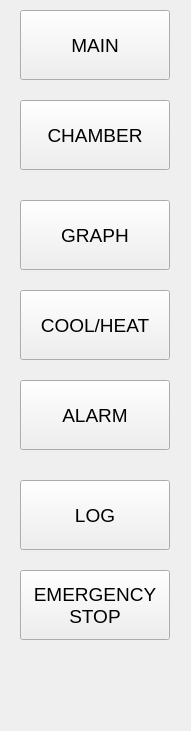
   <widget class="QFrame" name="button_frame">
    <property name="geometry">
     <rect>
      <x>1420</x>
      <y>190</y>
      <width>191</width>
      <height>731</height>
     </rect>
    </property>
    <property name="sizePolicy">
     <sizepolicy hsizetype="Expanding" vsizetype="Expanding">
      <horstretch>0</horstretch>
      <verstretch>0</verstretch>
     </sizepolicy>
    </property>
    <property name="styleSheet">
     <string notr="true"/>
    </property>
    <property name="frameShape">
     <enum>QFrame::NoFrame</enum>
    </property>
    <widget class="QPushButton" name="main_button">
     <property name="geometry">
      <rect>
       <x>20</x>
       <y>10</y>
       <width>150</width>
       <height>70</height>
      </rect>
     </property>
     <property name="font">
      <font>
       <family>Arial</family>
       <pointsize>14</pointsize>
      </font>
     </property>
     <property name="styleSheet">
      <string notr="true">            QPushButton{border-width: 2px; border-radius: 10px; background-color: rgb(3, 86, 161); color: rgb(255,255,255);}
            QPushButton:pressed{border-width: 2px; border-radius: 10px; background-color: rgb(180 , 180, 180); color: rgb(0,0,0); }
font: 14pt &quot;Arial&quot;;</string>
     </property>
     <property name="text">
      <string>MAIN</string>
     </property>
     <property name="flat">
      <bool>false</bool>
     </property>
    </widget>
    <widget class="QPushButton" name="graph_button">
     <property name="geometry">
      <rect>
       <x>20</x>
       <y>200</y>
       <width>150</width>
       <height>70</height>
      </rect>
     </property>
     <property name="font">
      <font>
       <family>Arial</family>
       <pointsize>14</pointsize>
      </font>
     </property>
     <property name="styleSheet">
      <string notr="true">            QPushButton{border-width: 2px; border-radius: 10px; background-color: rgb(3, 86, 161); color: rgb(255,255,255);}
            QPushButton:pressed{border-width: 2px; border-radius: 10px; background-color: rgb(180 , 180, 180); color: rgb(0,0,0); }
font: 14pt &quot;Arial&quot;;</string>
     </property>
     <property name="text">
      <string>GRAPH</string>
     </property>
    </widget>
    <widget class="QPushButton" name="chamber_button">
     <property name="geometry">
      <rect>
       <x>20</x>
       <y>100</y>
       <width>150</width>
       <height>70</height>
      </rect>
     </property>
     <property name="font">
      <font>
       <family>Arial</family>
       <pointsize>14</pointsize>
      </font>
     </property>
     <property name="styleSheet">
      <string notr="true">            QPushButton{border-width: 2px; border-radius: 10px; background-color: rgb(3, 86, 161); color: rgb(255,255,255);}
            QPushButton:pressed{border-width: 2px; border-radius: 10px; background-color: rgb(180 , 180, 180); color: rgb(0,0,0); }
font: 14pt &quot;Arial&quot;;</string>
     </property>
     <property name="text">
      <string>CHAMBER</string>
     </property>
    </widget>
    <widget class="QPushButton" name="stop_button">
     <property name="geometry">
      <rect>
       <x>20</x>
       <y>570</y>
       <width>150</width>
       <height>70</height>
      </rect>
     </property>
     <property name="font">
      <font>
       <family>Arial</family>
       <pointsize>14</pointsize>
      </font>
     </property>
     <property name="styleSheet">
      <string notr="true">QPushButton{border-width: 2px; border-radius: 10px; background-color: rgb(230, 3, 3); color: rgb(255,255,255);}
            QPushButton:pressed{border-width: 2px; border-radius: 10px; background-color: rgb(180 , 180, 180); color: rgb(0,0,0); }
font: 14pt &quot;Arial&quot;;</string>
     </property>
     <property name="text">
      <string>EMERGENCY
STOP</string>
     </property>
    </widget>
    <widget class="QLabel" name="logo_label">
     <property name="geometry">
      <rect>
       <x>20</x>
       <y>640</y>
       <width>150</width>
       <height>70</height>
      </rect>
     </property>
     <property name="styleSheet">
      <string notr="true"/>
     </property>
     <property name="text">
      <string/>
     </property>
    </widget>
    <widget class="QPushButton" name="log_button">
     <property name="geometry">
      <rect>
       <x>20</x>
       <y>480</y>
       <width>150</width>
       <height>70</height>
      </rect>
     </property>
     <property name="font">
      <font>
       <family>Arial</family>
       <pointsize>14</pointsize>
      </font>
     </property>
     <property name="styleSheet">
      <string notr="true">            QPushButton{border-width: 2px; border-radius: 10px; background-color: rgb(3, 86, 161); color: rgb(255,255,255);}
            QPushButton:pressed{border-width: 2px; border-radius: 10px; background-color: rgb(180 , 180, 180); color: rgb(0,0,0); }
font: 14pt &quot;Arial&quot;;</string>
     </property>
     <property name="text">
      <string>LOG</string>
     </property>
    </widget>
    <widget class="QPushButton" name="log_button_2">
     <property name="geometry">
      <rect>
       <x>20</x>
       <y>380</y>
       <width>150</width>
       <height>70</height>
      </rect>
     </property>
     <property name="font">
      <font>
       <family>Arial</family>
       <pointsize>14</pointsize>
      </font>
     </property>
     <property name="styleSheet">
      <string notr="true">            QPushButton{border-width: 2px; border-radius: 10px; background-color: rgb(3, 86, 161); color: rgb(255,255,255);}
            QPushButton:pressed{border-width: 2px; border-radius: 10px; background-color: rgb(180 , 180, 180); color: rgb(0,0,0); }
font: 14pt &quot;Arial&quot;;</string>
     </property>
     <property name="text">
      <string>ALARM</string>
     </property>
    </widget>
    <widget class="QPushButton" name="log_button_3">
     <property name="geometry">
      <rect>
       <x>20</x>
       <y>290</y>
       <width>150</width>
       <height>70</height>
      </rect>
     </property>
     <property name="font">
      <font>
       <family>Arial</family>
       <pointsize>14</pointsize>
      </font>
     </property>
     <property name="styleSheet">
      <string notr="true">            QPushButton{border-width: 2px; border-radius: 10px; background-color: rgb(3, 86, 161); color: rgb(255,255,255);}
            QPushButton:pressed{border-width: 2px; border-radius: 10px; background-color: rgb(180 , 180, 180); color: rgb(0,0,0); }
font: 14pt &quot;Arial&quot;;</string>
     </property>
     <property name="text">
      <string>COOL/HEAT</string>
     </property>
    </widget>
   </widget>
